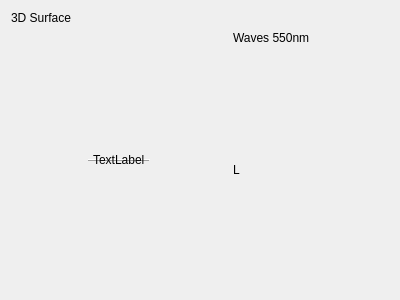
<?xml version="1.0" encoding="UTF-8"?>
<ui version="4.0">
 <class>oglRendered</class>
 <widget class="QWidget" name="oglRendered">
  <property name="geometry">
   <rect>
    <x>0</x>
    <y>0</y>
    <width>400</width>
    <height>300</height>
   </rect>
  </property>
  <property name="windowTitle">
   <string>Building PDF</string>
  </property>
  <layout class="QVBoxLayout" name="verticalLayout_2" stretch="1,100">
   <item>
    <layout class="QHBoxLayout" name="horizontalLayout_2" stretch="0,0">
     <item>
      <widget class="QLabel" name="Title">
       <property name="text">
        <string>3D Surface</string>
       </property>
      </widget>
     </item>
     <item>
      <layout class="QHBoxLayout" name="horizontalLayout_4"/>
     </item>
    </layout>
   </item>
   <item>
    <layout class="QHBoxLayout" name="horizontalLayout" stretch="100,1">
     <item>
      <widget class="QLabel" name="model">
       <property name="sizePolicy">
        <sizepolicy hsizetype="Maximum" vsizetype="Maximum">
         <horstretch>0</horstretch>
         <verstretch>0</verstretch>
        </sizepolicy>
       </property>
       <property name="frameShape">
        <enum>QFrame::HLine</enum>
       </property>
       <property name="frameShadow">
        <enum>QFrame::Raised</enum>
       </property>
       <property name="text">
        <string>TextLabel</string>
       </property>
      </widget>
     </item>
     <item>
      <layout class="QVBoxLayout" name="verticalLayout" stretch="1,100">
       <item>
        <widget class="QLabel" name="label">
         <property name="text">
          <string>Waves 550nm</string>
         </property>
        </widget>
       </item>
       <item>
        <widget class="QLabel" name="legend">
         <property name="sizePolicy">
          <sizepolicy hsizetype="Maximum" vsizetype="Preferred">
           <horstretch>0</horstretch>
           <verstretch>0</verstretch>
          </sizepolicy>
         </property>
         <property name="text">
          <string>L</string>
         </property>
        </widget>
       </item>
      </layout>
     </item>
    </layout>
   </item>
  </layout>
 </widget>
 <resources/>
 <connections/>
</ui>
